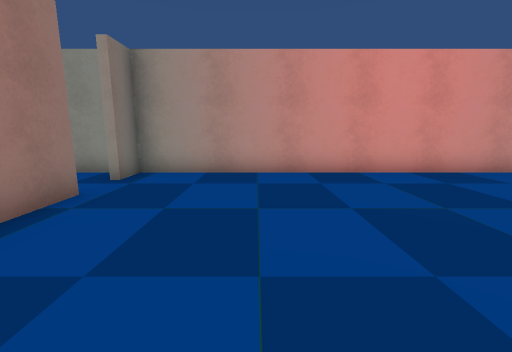
[1] (above)

24 first-person views from a walk through a scene from a Unity 3-D project. The camera is 1.2 m above the floor, tilts 10° down and sees 90° across. The floor is counted in squares, 1 m on a side. Each view is taken from the middle of a square. On the plan, view 1 faces up. The plan holds only what a view shows up to about 12 squares ahead; the rest is blank. The place goes on beyond the plan. Door leaves are left out, so doorways stand open.

[2]
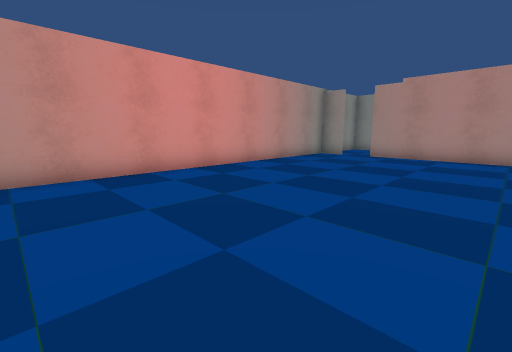

[3]
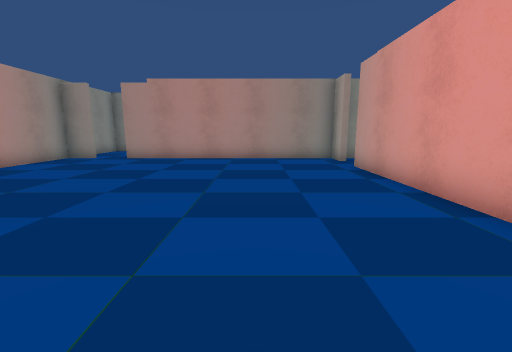

[4]
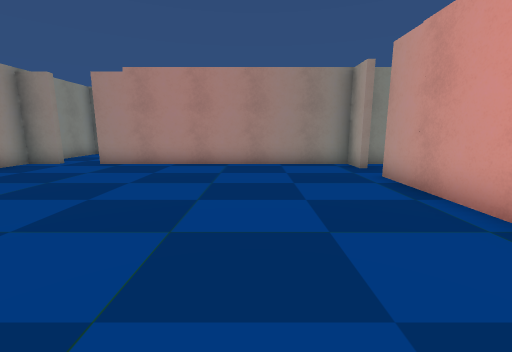

[5]
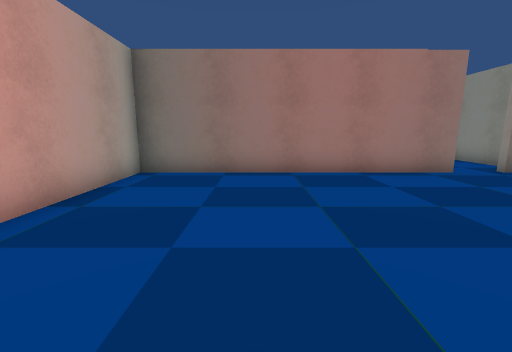

[6]
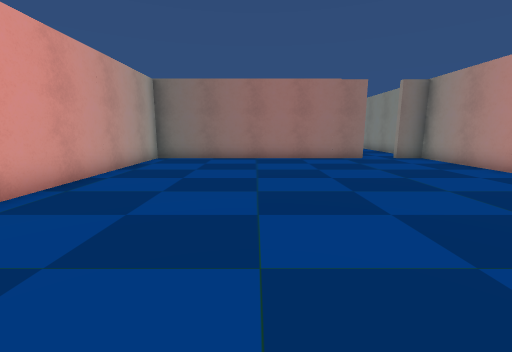

[7]
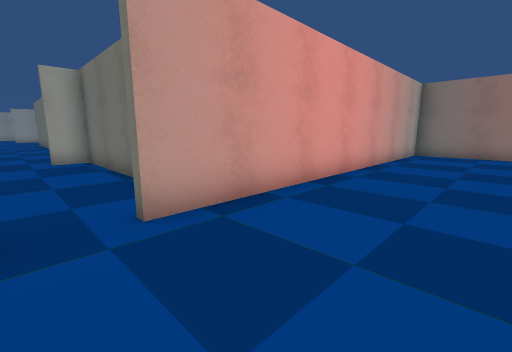

[8]
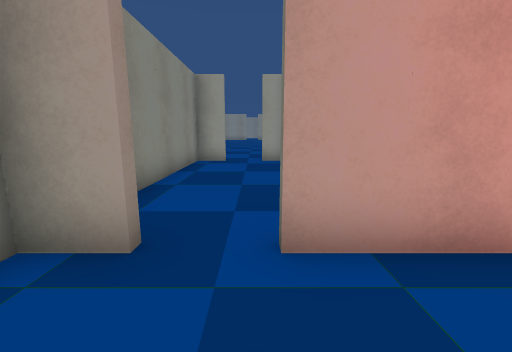

[9]
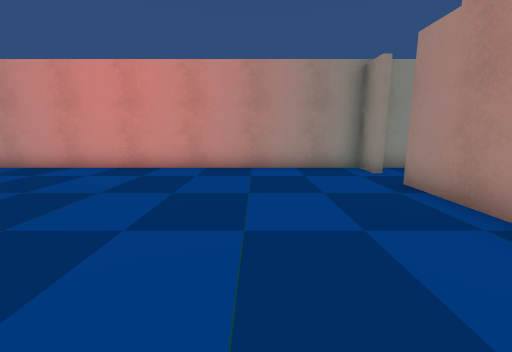

[10]
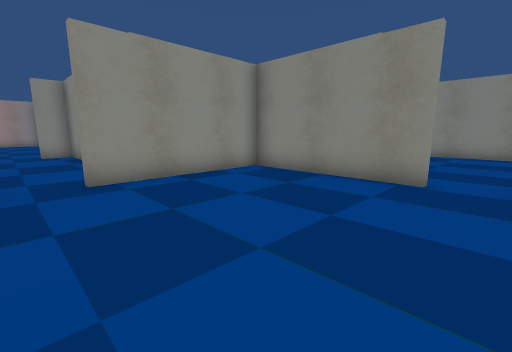

[11]
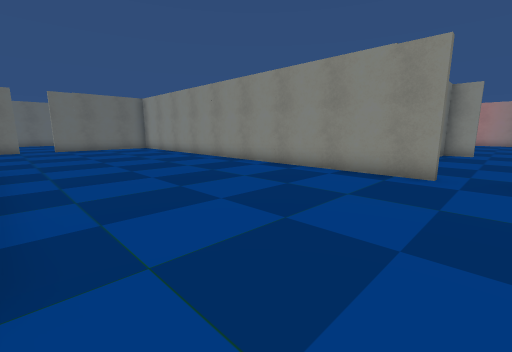

[12]
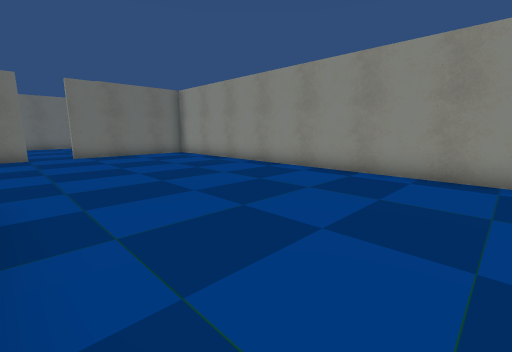

[13]
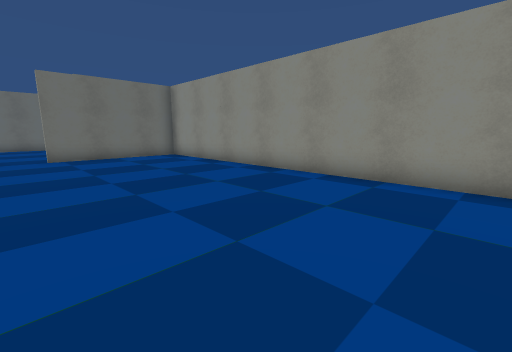

[14]
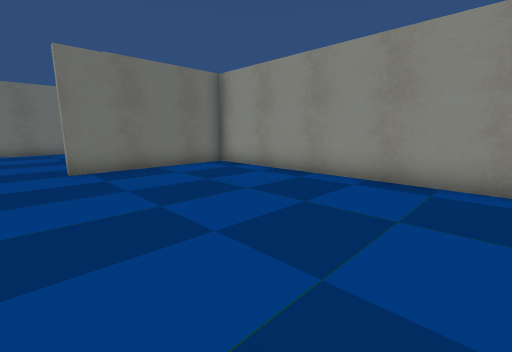

[15]
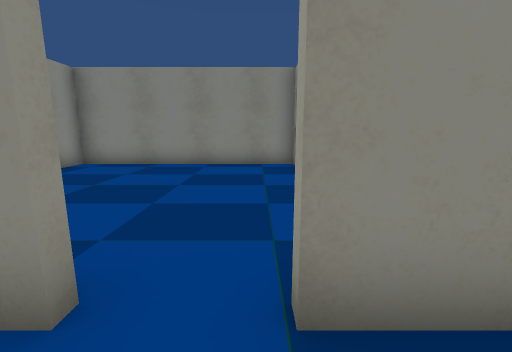

[16]
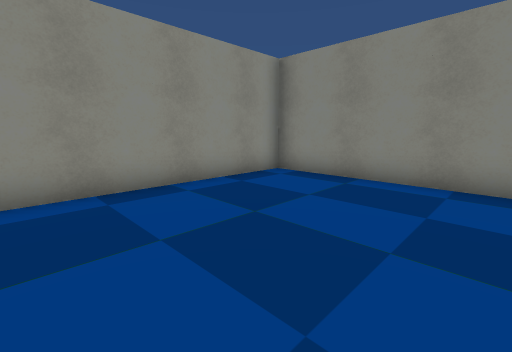

[17]
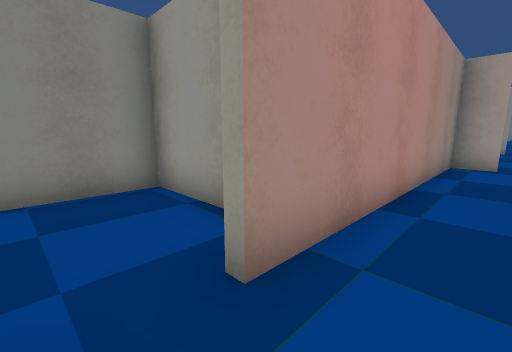

[18]
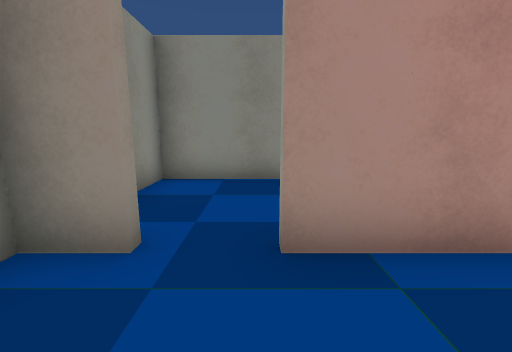

[19]
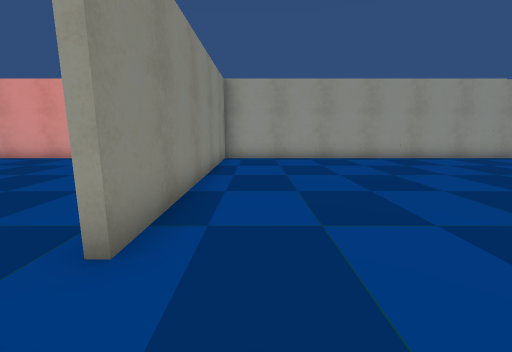

[20]
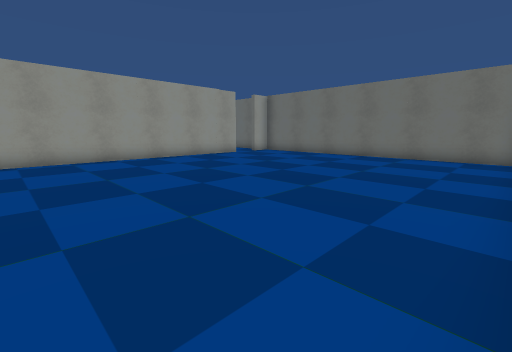

[21]
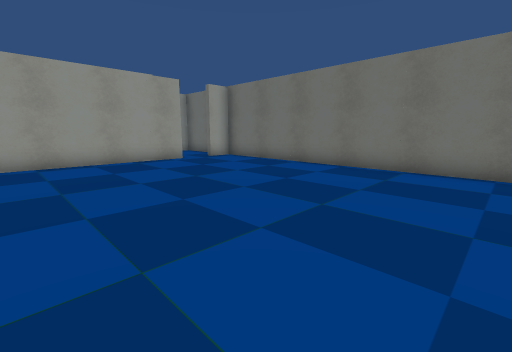

[22]
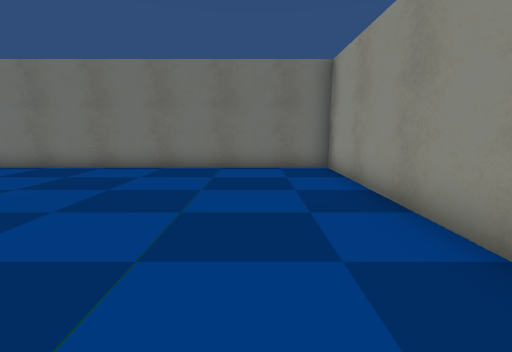

[23]
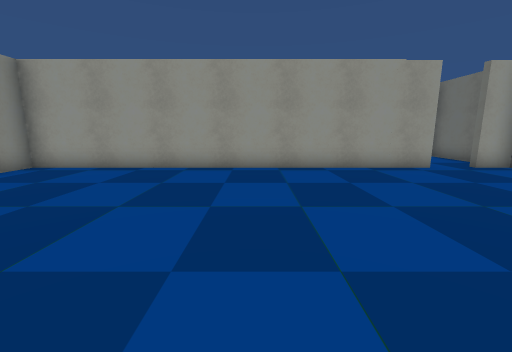

[24]
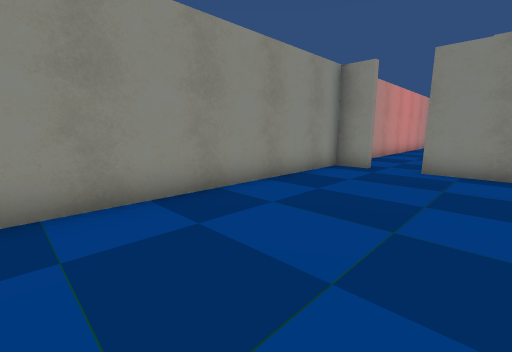

### Floor plan
Points are (right, up) in squares from view 1. A wall is a line through its corners. A room is listed if a view was taken in it or the views show most of it. See-through windows are left out.
Room 1 (views 1, 2, 3, 4, 5, 6, 7, 8, 9, 17, 18)
walls: (3.6, 7.4) (1.4, 7.4); (7.6, 7.4) (5.4, 7.4); (5.4, -4.4) (7.6, -4.4); (1.5, -4.4) (3.6, -4.4); (12.4, 0.4) (12.4, 2.6); (9.1, -4.4) (9.8, -4.4); (-0.4, 7.4) (-2.2, 7.4); (11.5, 7.4) (9.4, 7.4); (-3.4, 3.5) (-3.4, 0.4); (-3.4, 4.9) (-3.4, 4.4); (-3.4, -1.4) (-3.4, -3.5); (12.4, -3.5) (12.4, -1.4); (-2.2, -4.4) (-0.4, -4.4)
ways out: open door at (-3.5, 5.5) to room 4; opening at (12, -4) to room 5; open door at (10.5, -4.5) to room 5; open door at (12.5, 5.5) to room 6; opening at (12.5, 7)
objects: other object (-3, -1) to (-3, 0); other object (-3, 4); other object (0, 8) to (1, 8); other object (4, 8) to (5, 8); other object (8, 8) to (9, 8); other object (12, 4)
Room 2 (views 10, 11, 12, 13, 14, 15)
walls: (3.6, -12.6) (1.5, -12.6); (7.4, -12.6) (5.5, -12.6); (-0.4, -12.6) (-2.5, -12.6); (-4.4, -12.6) (-6.2, -12.6); (15.5, -12.6) (13.6, -12.6); (16.4, -16.5) (16.4, -13.5); (16.4, -17.8) (16.4, -16.6); (-7.4, -13.5) (-7.4, -17.8); (-7.4, -19.1) (-7.4, -19.6)
ways out: opening at (16.5, -20) to room 3; open door at (16.5, -18.5) to room 3; opening at (9, -12) to room 5; opening at (12, -12) to room 5; open door at (10.5, -12.5) to room 5; open door at (-7.5, -18.5)
objects: other object (-4, -12) to (-3, -12); other object (0, -12) to (1, -12); other object (4, -12) to (5, -12); other object (9, -13); other object (12, -13) to (13, -13); other object (16, -17)
Room 3 (view 16)
walls: (24.4, -15.6) (24.4, -12.6) (21.4, -12.6); (19.5, -12.6) (17.9, -12.6); (24.4, -19.5) (24.4, -17.5)
ways out: opening at (16.5, -20) to room 2; open door at (16.5, -18.5) to room 2
objects: other object (17, -20); other object (20, -12) to (21, -12); other object (25, -17) to (25, -16)
Room 4 (views 19, 20, 21, 22, 23, 24)
walls: (-13.2, 7.4) (-14.5, 7.4); (-8.5, 7.4) (-10.6, 7.4); (-10.6, -4.4) (-8.4, -4.4); (-14.5, -4.4) (-12.4, -4.4); (-16.4, 7.4) (-19.4, 7.4) (-19.4, 4.5); (-19.4, 2.6) (-19.4, 0.5); (-16.9, -4.4) (-16.1, -4.4); (-19.4, -1.4) (-19.4, -3.4); (-6.6, -4.4) (-4.5, -4.4); (-3.6, 0.6) (-3.6, 4.9); (-4.4, 7.4) (-6.6, 7.4); (-18.8, -4.4) (-18.2, -4.4); (-3.6, -3.5) (-3.6, -1.4)
ways out: open door at (-3.5, 5.5) to room 1; opening at (-3.5, 7); open door at (-17.5, -4.5)
objects: other object (-20, -1) to (-20, 0); other object (-20, 3) to (-20, 4); other object (-16, -4); other object (-16, 8) to (-15, 8); other object (-12, 8) to (-11, 8); other object (-8, 8) to (-7, 8)
Room 5 (no view inside)
walls: (12.4, -7.5) (12.4, -5.4); (8.6, -9.4) (8.6, -11.5); (9.9, -4.6) (9.2, -4.6); (11.2, -4.4) (11.8, -4.4); (12.4, -11.4) (12.4, -9.4); (11.1, -12.4) (11.8, -12.4); (9.2, -12.4) (9.8, -12.4)
ways out: opening at (12, -4) to room 1; open door at (10.5, -4.5) to room 1; opening at (9, -12) to room 2; opening at (12, -12) to room 2; open door at (10.5, -12.5) to room 2
objects: other object (8, -9) to (8, -8); other object (9, -5); other object (13, -9) to (13, -8)
Room 6 (no view inside)
walls: (14, 3.6) (16.4, 3.6) (16.4, 7.4) (13.6, 7.4)
ways out: open door at (12.5, 5.5) to room 1

Where each view was taken, in squares from view 1:
view 1: 0 up, 0 right, facing up
view 2: 0 up, 0 right, facing up-right
view 3: 1 down, 1 right, facing right
view 4: 1 down, 3 right, facing right
view 5: 1 down, 4 right, facing left
view 6: 0 up, 8 right, facing left
view 7: 1 down, 11 right, facing down-left
view 8: 2 down, 10 right, facing down
view 9: 1 down, 9 right, facing up
view 10: 19 down, 10 right, facing up-right
view 11: 20 down, 11 right, facing up-left
view 12: 20 down, 6 right, facing up-left
view 13: 19 down, 5 right, facing up-left
view 14: 19 down, 1 right, facing up-left
view 15: 19 down, 15 right, facing right
view 16: 18 down, 18 right, facing up-right
view 17: 6 up, 11 right, facing down-right
view 18: 5 up, 10 right, facing right
view 19: 7 up, 5 left, facing down
view 20: 7 up, 7 left, facing down-left
view 21: 6 up, 11 left, facing down-left
view 22: 5 up, 11 left, facing left
view 23: 4 up, 11 left, facing down
view 24: 3 up, 12 left, facing up-right
